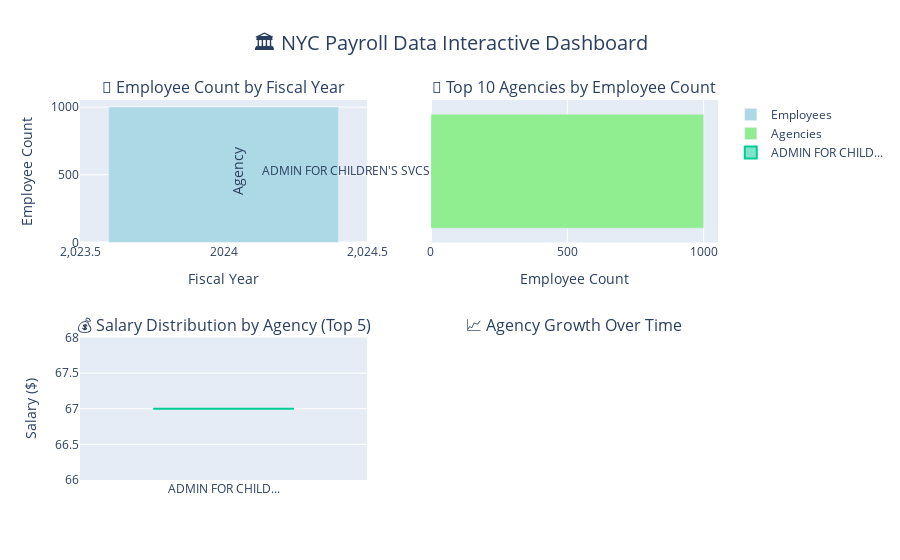

Notebook code cell kept with this figure:
### Code cell
# Block 14: Interactive Plotly Dashboard
if 'analysis_df' in locals() and 'PLOTLY_AVAILABLE' in locals() and PLOTLY_AVAILABLE:
    print("📊 Creating Interactive Plotly Dashboard...")
    
    # Create subplots dashboard
    fig = make_subplots(
        rows=2, cols=2,
        subplot_titles=('📅 Employee Count by Fiscal Year', 
                       '🏢 Top 10 Agencies by Employee Count',
                       '💰 Salary Distribution by Agency (Top 5)', 
                       '📈 Agency Growth Over Time'),
        specs=[[{"type": "bar"}, {"type": "bar"}],
               [{"type": "box"}, {"type": "scatter"}]]
    )
    
    # 1. Employee count by fiscal year
    fiscal_year_counts = analysis_df['fiscal_year'].value_counts().sort_index()
    fig.add_trace(
        go.Bar(x=fiscal_year_counts.index, y=fiscal_year_counts.values,
               name="Employees", marker_color='lightblue'),
        row=1, col=1
    )
    
    # 2. Top 10 agencies
    top_agencies = analysis_df['agency_name'].value_counts().head(10)
    fig.add_trace(
        go.Bar(x=top_agencies.values, y=top_agencies.index,
               orientation='h', name="Agencies", marker_color='lightgreen'),
        row=1, col=2
    )
    
    # 3. Salary distribution by top agencies (if salary data exists)
    salary_columns = [col for col in analysis_df.columns if 'salary' in col.lower() or 'pay' in col.lower()]
    if salary_columns:
        salary_col = salary_columns[0]
        # Clean salary data
        analysis_df_clean = analysis_df.copy()
        analysis_df_clean[salary_col] = pd.to_numeric(analysis_df_clean[salary_col], errors='coerce')
        
        # Get top 5 agencies for salary analysis
        top_5_agencies = analysis_df['agency_name'].value_counts().head(5).index
        
        for agency in top_5_agencies:
            agency_salaries = analysis_df_clean[analysis_df_clean['agency_name'] == agency][salary_col].dropna()
            if len(agency_salaries) > 0:
                fig.add_trace(
                    go.Box(y=agency_salaries, name=agency[:15] + "..." if len(agency) > 15 else agency),
                    row=2, col=1
                )
    
    # 4. Agency growth over time (top 5 agencies)
    if len(fiscal_year_counts) > 1:
        top_5_agencies = analysis_df['agency_name'].value_counts().head(5).index
        
        for agency in top_5_agencies:
            agency_by_year = analysis_df[analysis_df['agency_name'] == agency]['fiscal_year'].value_counts().sort_index()
            fig.add_trace(
                go.Scatter(x=agency_by_year.index, y=agency_by_year.values,
                          mode='lines+markers', name=agency[:15] + "..." if len(agency) > 15 else agency),
                row=2, col=2
            )
    
    # Update layout
    fig.update_layout(
        height=800,
        title_text="🏛️ NYC Payroll Data Interactive Dashboard",
        title_x=0.5,
        title_font_size=20,
        showlegend=True
    )
    
    # Update axes labels
    fig.update_xaxes(title_text="Fiscal Year", row=1, col=1)
    fig.update_yaxes(title_text="Employee Count", row=1, col=1)
    
    fig.update_xaxes(title_text="Employee Count", row=1, col=2)
    fig.update_yaxes(title_text="Agency", row=1, col=2)
    
    fig.update_yaxes(title_text="Salary ($)", row=2, col=1)
    
    fig.update_xaxes(title_text="Fiscal Year", row=2, col=2)
    fig.update_yaxes(title_text="Employee Count", row=2, col=2)
    
    # Show the interactive dashboard
    fig.show()
    
    print("✅ Interactive dashboard created successfully!")
    print("💡 Use the plotly controls to zoom, pan, and explore the data")
    
elif 'analysis_df' in locals():
    print("⚠️  Plotly not available - creating static matplotlib dashboard instead...")
    
    # Create matplotlib-based alternative dashboard
    fig, ((ax1, ax2), (ax3, ax4)) = plt.subplots(2, 2, figsize=(16, 12))
    
    # 1. Employee count by fiscal year
    fiscal_year_counts = analysis_df['fiscal_year'].value_counts().sort_index()
    ax1.bar(fiscal_year_counts.index, fiscal_year_counts.values, color='lightblue', alpha=0.8)
    ax1.set_title('📅 Employee Count by Fiscal Year', fontsize=14, fontweight='bold')
    ax1.set_xlabel('Fiscal Year')
    ax1.set_ylabel('Employee Count')
    ax1.grid(True, alpha=0.3)
    
    # 2. Top 10 agencies
    top_agencies = analysis_df['agency_name'].value_counts().head(10)
    ax2.barh(range(len(top_agencies)), top_agencies.values, color='lightgreen', alpha=0.8)
    ax2.set_yticks(range(len(top_agencies)))
    ax2.set_yticklabels([agency[:20] + '...' if len(agency) > 20 else agency for agency in top_agencies.index])
    ax2.set_title('🏢 Top 10 Agencies by Employee Count', fontsize=14, fontweight='bold')
    ax2.set_xlabel('Employee Count')
    ax2.grid(True, alpha=0.3)
    
    # 3. Salary distribution (if available)
    salary_columns = [col for col in analysis_df.columns if 'salary' in col.lower() or 'pay' in col.lower()]
    if salary_columns:
        salary_col = salary_columns[0]
        salary_data = pd.to_numeric(analysis_df[salary_col], errors='coerce').dropna()
        if len(salary_data) > 0:
            ax3.hist(salary_data, bins=30, color='orange', alpha=0.7, edgecolor='black')
            ax3.set_title('💰 Salary Distribution', fontsize=14, fontweight='bold')
            ax3.set_xlabel('Salary ($)')
            ax3.set_ylabel('Frequency')
            ax3.grid(True, alpha=0.3)
    
    # 4. Agency growth over time
    if len(fiscal_year_counts) > 1:
        top_5_agencies = analysis_df['agency_name'].value_counts().head(5).index
        for agency in top_5_agencies:
            agency_by_year = analysis_df[analysis_df['agency_name'] == agency]['fiscal_year'].value_counts().sort_index()
            ax4.plot(agency_by_year.index, agency_by_year.values, marker='o', 
                    label=agency[:15] + "..." if len(agency) > 15 else agency)
        ax4.set_title('📈 Top 5 Agencies Growth Over Time', fontsize=14, fontweight='bold')
        ax4.set_xlabel('Fiscal Year')
        ax4.set_ylabel('Employee Count')
        ax4.legend()
        ax4.grid(True, alpha=0.3)
    
    plt.tight_layout()
    plt.show()
    
    print("✅ Static dashboard created successfully!")
    print("💡 Install plotly for interactive features: pip install plotly kaleido ipywidgets")
    
else:
    print("❌ No analysis data available for dashboard creation")

### Figure 1 — Plotly figure (JSON) as saved in the notebook; plotly's stock layout.template omitted (floating-point values rounded to 4 significant figures; data arrays with more than 128 entries replaced by an {"elided": "..."} marker saying what was removed)
{"data": [{"marker": {"color": "lightblue"}, "name": "Employees", "type": "bar", "x": [2024], "xaxis": "x", "y": [1000], "yaxis": "y"}, {"marker": {"color": "lightgreen"}, "name": "Agencies", "orientation": "h", "type": "bar", "x": [1000], "xaxis": "x2", "y": ["ADMIN FOR CHILDREN'S SVCS"], "yaxis": "y2"}, {"name": "ADMIN FOR CHILD...", "type": "box", "xaxis": "x3", "y": {"elided": "1000 float values"}, "yaxis": "y3"}], "layout": {"annotations": [{"font": {"size": 16}, "showarrow": false, "text": "📅 Employee Count by Fiscal Year", "x": 0.225, "xanchor": "center", "xref": "paper", "y": 1, "yanchor": "bottom", "yref": "paper"}, {"font": {"size": 16}, "showarrow": false, "text": "🏢 Top 10 Agencies by Employee Count", "x": 0.775, "xanchor": "center", "xref": "paper", "y": 1, "yanchor": "bottom", "yref": "paper"}, {"font": {"size": 16}, "showarrow": false, "text": "💰 Salary Distribution by Agency (Top 5)", "x": 0.225, "xanchor": "center", "xref": "paper", "y": 0.375, "yanchor": "bottom", "yref": "paper"}, {"font": {"size": 16}, "showarrow": false, "text": "📈 Agency Growth Over Time", "x": 0.775, "xanchor": "center", "xref": "paper", "y": 0.375, "yanchor": "bottom", "yref": "paper"}], "autosize": true, "showlegend": true, "title": {"font": {"size": 20}, "text": "🏛️ NYC Payroll Data Interactive Dashboard", "x": 0.5}, "xaxis": {"anchor": "y", "autorange": true, "domain": [0, 0.45], "range": [2024.0, 2024.0], "title": {"text": "Fiscal Year"}, "type": "linear"}, "xaxis2": {"anchor": "y2", "autorange": true, "domain": [0.55, 1], "range": [0, 1053.0], "title": {"text": "Employee Count"}, "type": "linear"}, "xaxis3": {"anchor": "y3", "autorange": true, "domain": [0, 0.45], "range": [-0.5, 0.5], "type": "category"}, "xaxis4": {"anchor": "y4", "domain": [0.55, 1], "title": {"text": "Fiscal Year"}}, "yaxis": {"anchor": "x", "autorange": true, "domain": [0.625, 1], "range": [0, 1053.0], "title": {"text": "Employee Count"}, "type": "linear"}, "yaxis2": {"anchor": "x2", "autorange": true, "domain": [0.625, 1], "range": [-0.5, 0.5], "title": {"text": "Agency"}, "type": "category"}, "yaxis3": {"anchor": "x3", "autorange": true, "domain": [0, 0.375], "range": [66, 68], "title": {"text": "Salary ($)"}, "type": "linear"}, "yaxis4": {"anchor": "x4", "domain": [0, 0.375], "title": {"text": "Employee Count"}}}}
